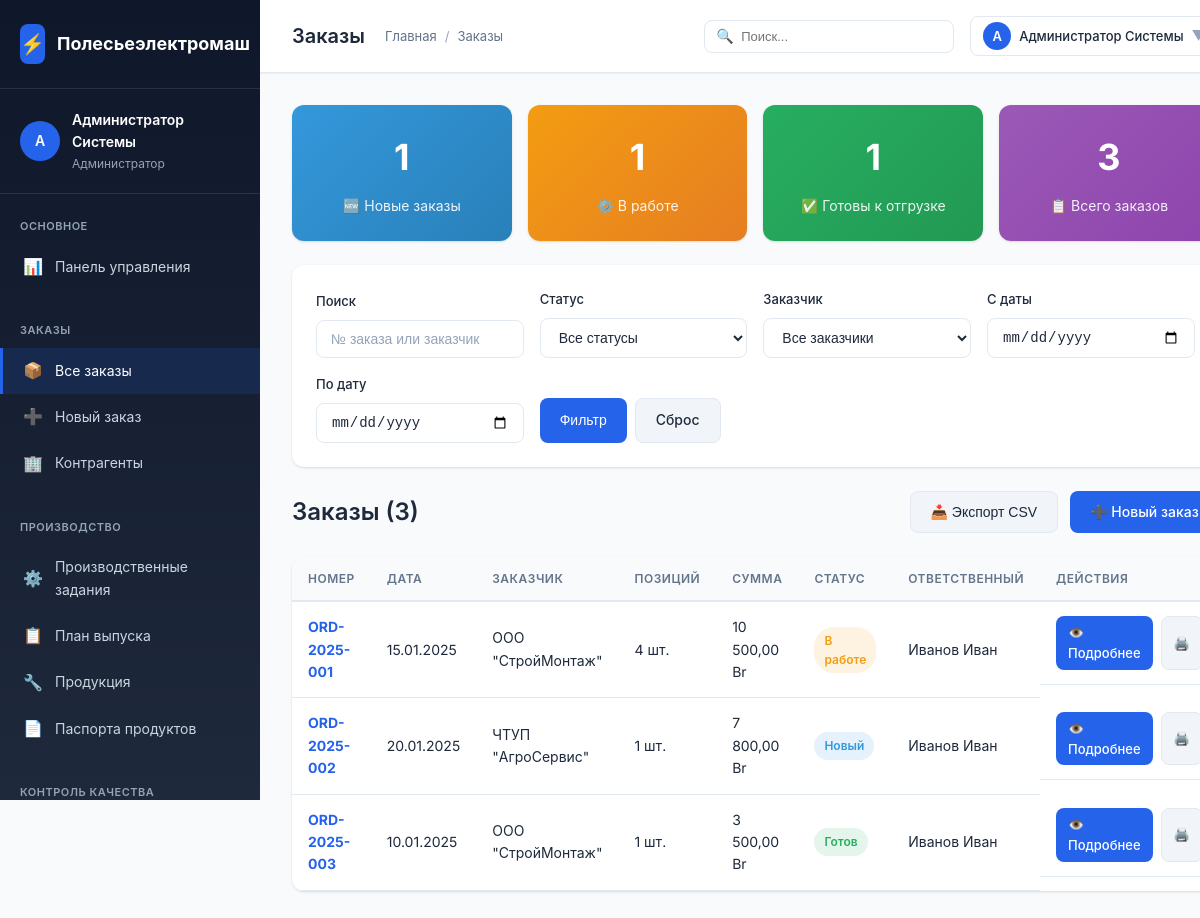
Before: /polesie/modules/orders/list.php (signed in) with the older database file.
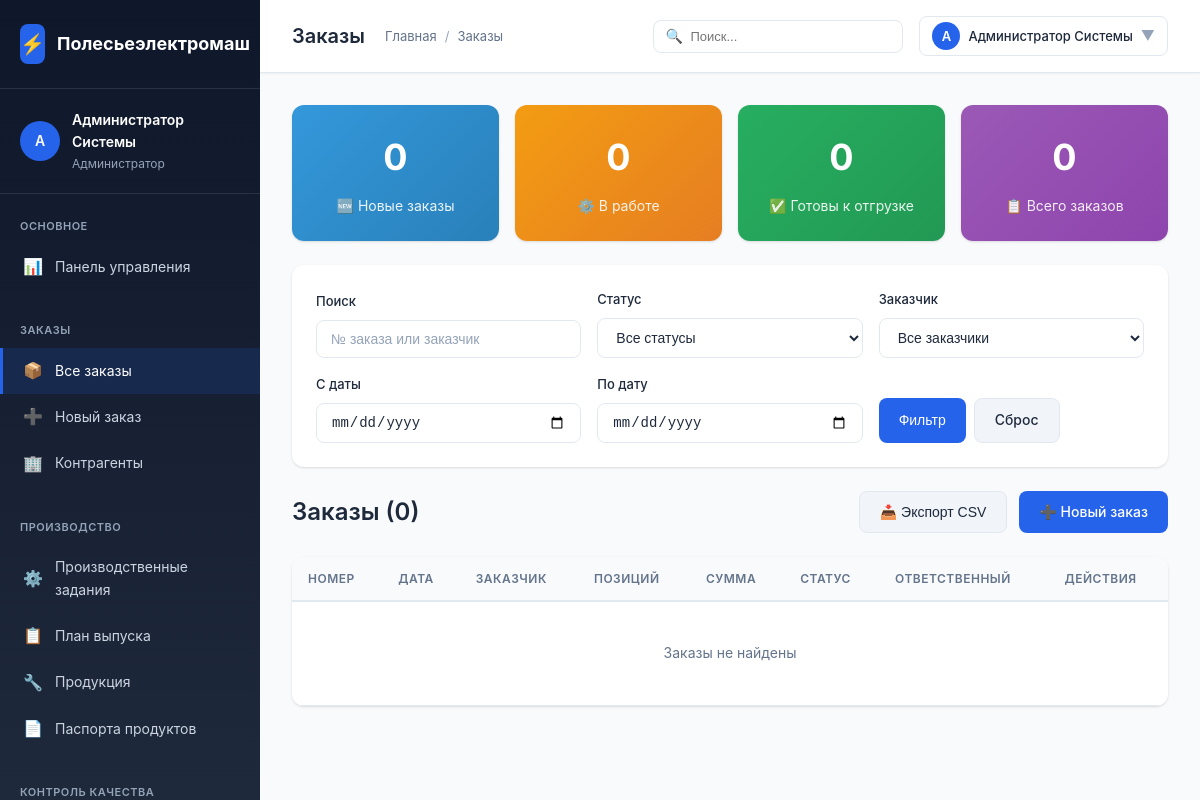
After: the same page with the newer database file.
### tables this page shows
CREATE TABLE `orders` (
  `id` INT AUTO_INCREMENT PRIMARY KEY,
  `order_number` VARCHAR(50) NOT NULL UNIQUE,
  `customer_id` INT,
  `responsible_user_id` INT,
  `status` ENUM('new', 'processing', 'ready', 'shipped', 'cancelled') DEFAULT 'new',
  `order_date` DATE NOT NULL,
  `delivery_date` DATE,
  `total_amount` DECIMAL(15,2),
  `notes` TEXT,
  `created_at` TIMESTAMP DEFAULT CURRENT_TIMESTAMP,
  `updated_at` TIMESTAMP DEFAULT CURRENT_TIMESTAMP ON UPDATE CURRENT_TIMESTAMP,
  CONSTRAINT `fk_order_customer` FOREIGN KEY (`customer_id`) REFERENCES `contractors`(`id`) ON DELETE SET NULL,
  CONSTRAINT `fk_order_responsible` FOREIGN KEY (`responsible_user_id`) REFERENCES `users`(`id`) ON DELETE SET NULL
);

CREATE TABLE `contractors` (
  `id` INT AUTO_INCREMENT PRIMARY KEY,
  `name` VARCHAR(200) NOT NULL,
  `inn` VARCHAR(20) UNIQUE,
  `type` ENUM('supplier', 'customer', 'both') DEFAULT 'both',
  `contact_person` VARCHAR(100),
  `phone` VARCHAR(50),
  `email` VARCHAR(100),
  `address` TEXT,
  `created_at` TIMESTAMP DEFAULT CURRENT_TIMESTAMP
);

CREATE TABLE `users` (
  `id` INT AUTO_INCREMENT PRIMARY KEY,
  `username` VARCHAR(50) NOT NULL UNIQUE,
  `password_hash` VARCHAR(255) NOT NULL,
  `full_name` VARCHAR(100) NOT NULL,
  `email` VARCHAR(100),
  `role_id` INT,
  `is_active` BOOLEAN DEFAULT TRUE,
  `created_at` TIMESTAMP DEFAULT CURRENT_TIMESTAMP,
  CONSTRAINT `fk_users_role` FOREIGN KEY (`role_id`) REFERENCES `user_roles`(`id`) ON DELETE SET NULL
);

### polesie/config/config.php (called while the page is built, shortened)
<?php
function e($string) {
    return htmlspecialchars($string ?? '', ENT_QUOTES, 'UTF-8');
}
function formatDate($date, $format = 'd.m.Y') {
    $dt = new DateTime($date);
    return $dt->format($format);
}
function formatMoney($amount, $currency = 'BYN') {
    $symbols = [
        'BYN' => 'Br',
        'USD' => '$',
        'EUR' => '€',
        'RUB' => '₽'
    ];
    $symbol = $symbols[$currency] ?? $currency;
    return number_format((float)$amount, 2, ',', ' ') . ' ' . $symbol;
}
function asset($path) {
    $path = ltrim($path, '/');
    return APP_URL . '/' . $path;
}

### polesie/modules/orders/list.php (the view, shortened to what the changed rows need)
<?php
require_once __DIR__ . '/../../config/config.php';
$pdo = getDbConnection();
$search = $_GET['search'] ?? '';
$statusId = $_GET['status'] ?? '';
$contractorId = $_GET['contractor'] ?? '';
$dateFrom = $_GET['date_from'] ?? '';
$dateTo = $_GET['date_to'] ?? '';
$sql = "
    SELECT o.*, c.name as contractor_name,
           CASE o.status
               WHEN 'new' THEN 'Новый'
               WHEN 'processing' THEN 'В работе'
               WHEN 'ready' THEN 'Готов'
               WHEN 'shipped' THEN 'Отгружен'
               WHEN 'cancelled' THEN 'Отменен'
               ELSE o.status
           END as status_name,
           CASE o.status
               WHEN 'new' THEN '#3498db'
               WHEN 'processing' THEN '#f39c12'
               WHEN 'ready' THEN '#27ae60'
               WHEN 'shipped' THEN '#9b59b6'
               WHEN 'cancelled' THEN '#e74c3c'
               ELSE '#95a5a6'
           END as status_color,
           u.full_name as responsible_name,
           COUNT(oi.id) as items_count
    FROM orders o
    JOIN contractors c ON o.customer_id = c.id
    LEFT JOIN users u ON o.responsible_user_id = u.id
    LEFT JOIN order_items oi ON o.id = oi.order_id
    WHERE 1=1
";
$params = [];
$sql .= " GROUP BY o.id ORDER BY o.created_at DESC";
$page = max(1, (int)($_GET['page'] ?? 1));
$perPage = 20;
$offset = ($page - 1) * $perPage;
$countSql = "SELECT COUNT(DISTINCT o.id) FROM orders o
             JOIN contractors c ON o.customer_id = c.id
             WHERE 1=1" .
             ($search ? " AND (o.order_number LIKE ? OR c.name LIKE ?)" : "") .
             ($statusId ? " AND o.status = ?" : "") .
             ($contractorId ? " AND o.customer_id = ?" : "") .
             ($dateFrom ? " AND o.order_date >= ?" : "") .
             ($dateTo ? " AND o.order_date <= ?" : "");
$stmt = $pdo->prepare($countSql);
$stmt->execute($params);
$totalRecords = $stmt->fetchColumn();
$sql .= " LIMIT $offset, $perPage";
$stmt = $pdo->prepare($sql);
$stmt->execute($params);
$orders = $stmt->fetchAll();
$statuses = [
    ['status' => 'new', 'name' => 'Новый', 'color' => '#3498db', 'icon' => '🆕'],
    ['status' => 'processing', 'name' => 'В работе', 'color' => '#f39c12', 'icon' => '⚙️'],
    ['status' => 'ready', 'name' => 'Готов', 'color' => '#27ae60', 'icon' => '✅'],
    ['status' => 'shipped', 'name' => 'Отгружен', 'color' => '#9b59b6', 'icon' => '📦'],
    ['status' => 'cancelled', 'name' => 'Отменен', 'color' => '#e74c3c', 'icon' => '❌']
];
$statusCounts = [];
foreach ($statuses as $status) {
    $stmt = $pdo->prepare("SELECT COUNT(*) FROM orders WHERE status = ?");
    $stmt->execute([$status['status']]);
    $statusCounts[$status['status']] = $stmt->fetchColumn();
}
$newOrdersCount = $statusCounts['new'] ?? 0;
$inWorkCount = $statusCounts['processing'] ?? 0;
$readyCount = $statusCounts['ready'] ?? 0;
?>
<!DOCTYPE html>
<html lang="ru">
<head>
    <link rel="stylesheet" href="<?= asset('assets/css/style.css') ?>">
</head>
<body>
    <div class="app-container">
        <div class="main-content">
            <?php require_once BASE_PATH . '/includes/topbar.php'; ?>
            <div class="content-area">
                <div style="display: grid; grid-template-columns: repeat(auto-fit, minmax(200px, 1fr)); gap: 16px; margin-bottom: 24px;">
                    <div class="stat-card" style="background: linear-gradient(135deg, #3498db, #2980b9); color: white; padding: 24px; border-radius: 12px; text-align: center;">
                        <div style="font-size: 36px; font-weight: 700; margin-bottom: 8px;"><?= $newOrdersCount ?></div>
                        <div style="font-size: 14px; opacity: 0.9;">🆕 Новые заказы</div>
                    </div>
                    <div class="stat-card" style="background: linear-gradient(135deg, #f39c12, #e67e22); color: white; padding: 24px; border-radius: 12px; text-align: center;">
                        <div style="font-size: 36px; font-weight: 700; margin-bottom: 8px;"><?= $inWorkCount ?></div>
                        <div style="font-size: 14px; opacity: 0.9;">⚙️ В работе</div>
                    </div>
                    <div class="stat-card" style="background: linear-gradient(135deg, #27ae60, #229954); color: white; padding: 24px; border-radius: 12px; text-align: center;">
                        <div style="font-size: 36px; font-weight: 700; margin-bottom: 8px;"><?= $readyCount ?></div>
                        <div style="font-size: 14px; opacity: 0.9;">✅ Готовы к отгрузке</div>
                    </div>
                    <div class="stat-card" style="background: linear-gradient(135deg, #9b59b6, #8e44ad); color: white; padding: 24px; border-radius: 12px; text-align: center;">
                        <div style="font-size: 36px; font-weight: 700; margin-bottom: 8px;"><?= $totalRecords ?></div>
                        <div style="font-size: 14px; opacity: 0.9;">📋 Всего заказов</div>
                    </div>
                </div>
                <div style="display: flex; justify-content: space-between; align-items: center; margin-bottom: 24px;">
                    <h2 style="font-size: 24px; font-weight: 600;">Заказы (<?= $totalRecords ?>)</h2>
                    <div style="display: flex; gap: 12px;">
                        <button class="btn btn-secondary" onclick="exportTableToCSV('ordersTable', 'orders.csv')">
                        </button>
                        <a href="create.php" class="btn btn-primary">➕ Новый заказ</a>
                    </div>
                </div>
                <div class="card">
                    <div class="card-body" style="padding: 0;">
                        <div class="table-responsive">
                            <table class="table" id="ordersTable">
                                <thead>
                                    <tr>
                                        <th>Номер</th>
                                        <th>Дата</th>
                                        <th>Заказчик</th>
                                        <th>Позиций</th>
                                        <th>Сумма</th>
                                        <th>Статус</th>
                                        <th>Ответственный</th>
                                        <th>Действия</th>
                                    </tr>
                                </thead>
                                <tbody>
                                    <?php if (empty($orders)): ?>
                                    <tr>
                                        <td colspan="8" style="text-align: center; padding: 40px; color: var(--text-secondary);">
                                            Заказы не найдены
                                        </td>
                                    </tr>
                                    <?php else: ?>
                                        <?php foreach ($orders as $order): ?>
                                        <tr>
                                            <td>
                                                <strong><a href="view.php?id=<?= $order['id'] ?>" style="color: var(--primary-color);"><?= e($order['order_number']) ?></a></strong>
                                            </td>
                                            <td><?= formatDate($order['order_date']) ?></td>
                                            <td><?= e($order['contractor_name']) ?></td>
                                            <td><?= $order['items_count'] ?> шт.</td>
                                            <td><?= formatMoney($order['total_amount']) ?></td>
                                            <td>
                                                <span class="badge" style="background: <?= e($order['status_color']) ?>20; color: <?= e($order['status_color']) ?>">
                                                    <?= e($order['status_name']) ?>
                                                </span>
                                            </td>
                                            <td><?= e($order['responsible_name'] ?? '—') ?></td>
                                            <td class="table-actions">
                                                <a href="view.php?id=<?= $order['id'] ?>" class="btn btn-sm btn-primary" title="Просмотр">👁️ Подробнее</a>
                                                <a href="print.php?id=<?= $order['id'] ?>" class="btn btn-sm btn-secondary" title="Печать" target="_blank">🖨️</a>
                                            </td>
                                        </tr>
                                        <?php endforeach; ?>
                                    <?php endif; ?>
                                </tbody>
                            </table>
                        </div>
                    </div>
                </div>
            </div>
        </div>
    </div>
</body>
</html>

Changed rows visible on the page:
removed orders: order_number "ORD-2025-001", order_date "15.01.2025", customer.name "ООО \"СтройМонтаж\"", items_count "4", total_amount "10 500,00 Br", status_name "В работе", responsible_user.full_name "Иванов Иван"
removed orders: order_number "ORD-2025-002", order_date "20.01.2025", customer.name "ЧТУП \"АгроСервис\"", items_count "1", total_amount "7 800,00 Br", status_name "Новый", responsible_user.full_name "Иванов Иван"
removed orders: order_number "ORD-2025-003", order_date "10.01.2025", customer.name "ООО \"СтройМонтаж\"", items_count "1", total_amount "3 500,00 Br", status_name "Готов", responsible_user.full_name "Иванов Иван"
Other visible differences:
$newOrdersCount: "1" → "0"
$inWorkCount: "1" → "0"
$readyCount: "1" → "0"
$totalRecords: "3" → "0"
text now shown: "Заказы не найдены"
